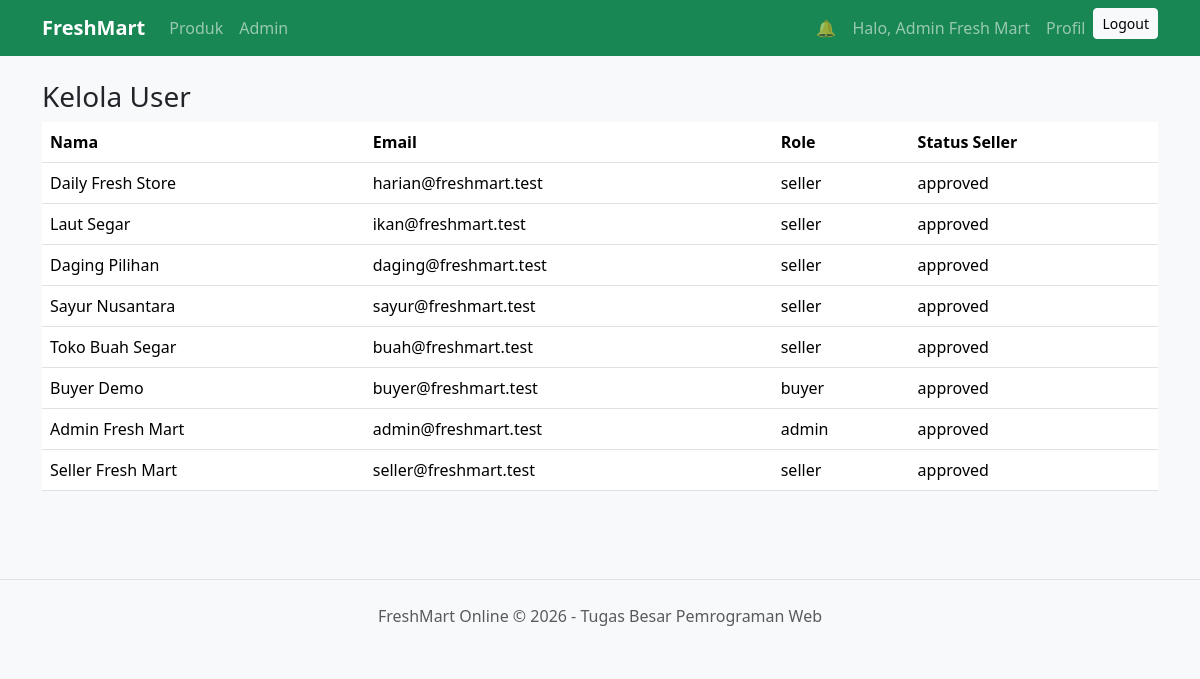
Page /index.php?page=admin-users (signed in) on the committed database.
### tables this page shows
CREATE TABLE `users` (
  `id` int(11) NOT NULL,
  `name` varchar(100) NOT NULL,
  `email` varchar(100) NOT NULL,
  `password` varchar(255) NOT NULL,
  `role` enum('buyer','seller','admin') NOT NULL DEFAULT 'buyer',
  `seller_status` enum('pending','approved','rejected') DEFAULT 'approved',
  `created_at` datetime DEFAULT current_timestamp()
);

### src/views/admin/users.php (the view)
<h3>Kelola User</h3><table class="table"><thead><tr><th>Nama</th><th>Email</th><th>Role</th><th>Status Seller</th></tr></thead><tbody><?php while($u=mysqli_fetch_assoc($users)): ?><tr><td><?=e($u['name'])?></td><td><?=e($u['email'])?></td><td><?=e($u['role'])?></td><td><?=e($u['seller_status'])?></td></tr><?php endwhile; ?></tbody></table>

### src/assets/css/style.css (style rules this page uses)
body { background: #f8f9fa }

### rows in the picture
users: name "Daily Fresh Store", email "harian@freshmart.test", role "seller", seller_status "approved"
users: name "Laut Segar", email "ikan@freshmart.test", role "seller", seller_status "approved"
users: name "Daging Pilihan", email "daging@freshmart.test", role "seller", seller_status "approved"
users: name "Sayur Nusantara", email "sayur@freshmart.test", role "seller", seller_status "approved"
users: name "Toko Buah Segar", email "buah@freshmart.test", role "seller", seller_status "approved"
users: name "Buyer Demo", email "buyer@freshmart.test", role "buyer", seller_status "approved"
users: name "Admin Fresh Mart", email "admin@freshmart.test", role "admin", seller_status "approved"
users: name "Seller Fresh Mart", email "seller@freshmart.test", role "seller", seller_status "approved"

### other values in the picture
$user['name'] "Admin Fresh Mart"
